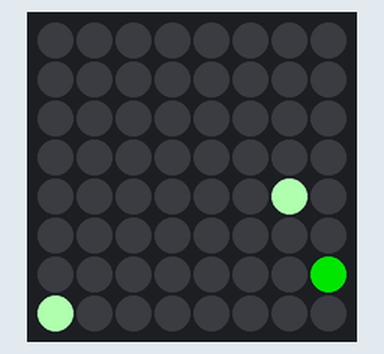
The program below on a simulated Arduino Nano 33 IoT. Parts: 8×8 RGB LED matrix (first LED top left, wired row by row). Dim RGB values are drawn brighter than linear; random numbers use the default seed unless the program sets one.

Above: at 0.16 s.
At 4.93 s:
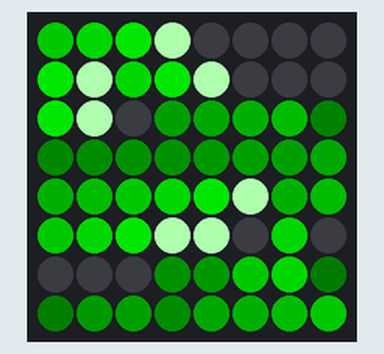
At 9.71 s:
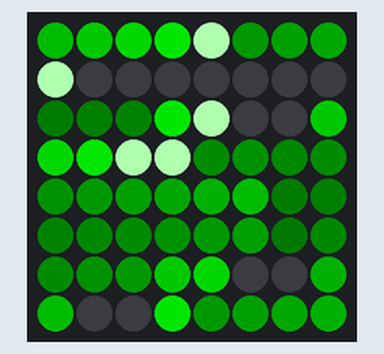
At 19.27 s:
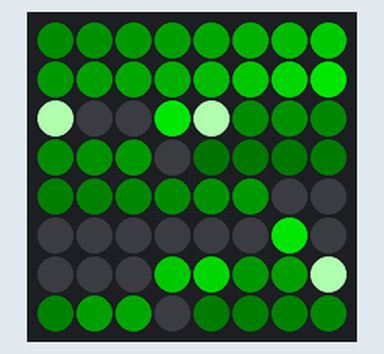
At 28.82 s:
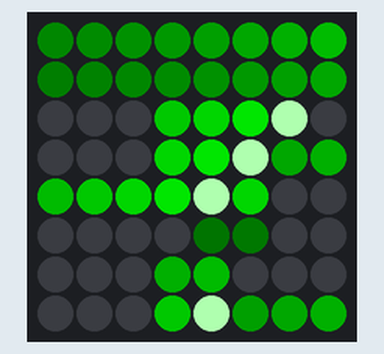
At 38.38 s:
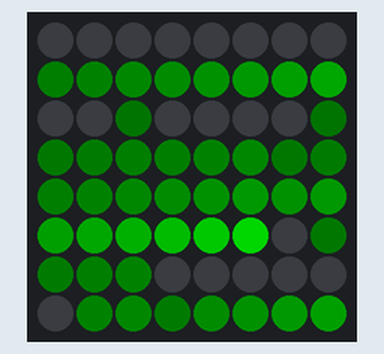

The program:

main.cpp
```cpp
#include <Arduino.h>
#include <FastLED.h>

#define LED_PIN 3

#define COLOR_ORDER GRB
#define CHIPSET WS2812

#define BRIGHTNESS 255

// Params for width and height
const uint8_t kMatrixWidth = 8;
const uint8_t kMatrixHeight = 8;

#define NUM_LEDS (kMatrixWidth * kMatrixHeight)
CRGB leds[NUM_LEDS];
#define LAST_VISIBLE_LED 45
uint8_t XY(uint8_t x, uint8_t y)
{
  // any out of bounds address maps to the first hidden pixel
  if ((x >= kMatrixWidth) || (y >= kMatrixHeight))
  {
    return (LAST_VISIBLE_LED + 1);
  }

  const uint8_t XYTable[] = {
      0, 8, 46, 51, 55, 59, 30, 38,
      1, 9, 16, 52, 56, 27, 31, 39,
      2, 10, 17, 19, 23, 28, 32, 40,
      3, 11, 18, 20, 24, 29, 33, 41,
      4, 12, 47, 21, 25, 60, 34, 42,
      5, 13, 48, 22, 26, 61, 35, 43,
      6, 14, 49, 53, 57, 62, 36, 44,
      7, 15, 50, 54, 58, 63, 37, 45};

  uint8_t i = (y * kMatrixWidth) + x;
  uint8_t j = XYTable[i];
  return j;
}
uint8_t _pattern = 0;
uint8_t hue = 0;
/* void drawCircle(int xc, int yc, int r, CRGB color)
{
  int x = -r;
  int y = 0;
  int e = 2 - (2 * r);
  do
  {
    leds[XY(xc + x, yc - y)] = color;
    leds[XY(xc - x, yc + y)] = color;
    leds[XY(xc + y, yc + x)] = color;
    leds[XY(xc - y, yc - x)] = color;
    int _e = e;
    if (_e <= y)
      e += (++y * 2) + 1;
    if ((_e > x) || (e > y))
      e += (++x * 2) + 1;
  } while (x < 0);
}*/

/*void drawPattern(uint8_t pattern)
{
  drawCircle(kMatrixWidth / 2, kMatrixHeight / 2, pattern, CHSV(hue, 255, 255));
}*/

void setup()
{
  FastLED.addLeds<CHIPSET, LED_PIN, COLOR_ORDER>(leds, NUM_LEDS).setCorrection(TypicalSMD5050);
  FastLED.setBrightness(BRIGHTNESS);
}
long previousTime = 0;
void loop()
{
  if(millis() - previousTime >= 75) {
    // Move bright spots downward
    for (int row = kMatrixHeight - 1; row >= 0; row--) {
      for (int col = 0; col < kMatrixWidth; col++) {
        if (leds[XY(col, row)] == CRGB(175,255,175)) {
          leds[XY(col, row)] = CRGB(0,235,0); // create trail
          if (row < kMatrixHeight - 1) leds[XY(col, row + 1)] = CRGB(175,255,175);
        }
      }
    }

    // Fade all leds
    for(int i = 0; i < NUM_LEDS; i++) {
      if (leds[i].g != 255) leds[i].nscale8(192); // only fade trail
    }

    // Spawn new falling spots
    if (random8(2) == 0) // lower number == more frequent spawns
    {
      int8_t spawnX = random8(kMatrixWidth);
      leds[XY(spawnX, 0)] = CRGB(175,255,175 );
    }

    FastLED.show();
    previousTime = millis();
  }
}
```
